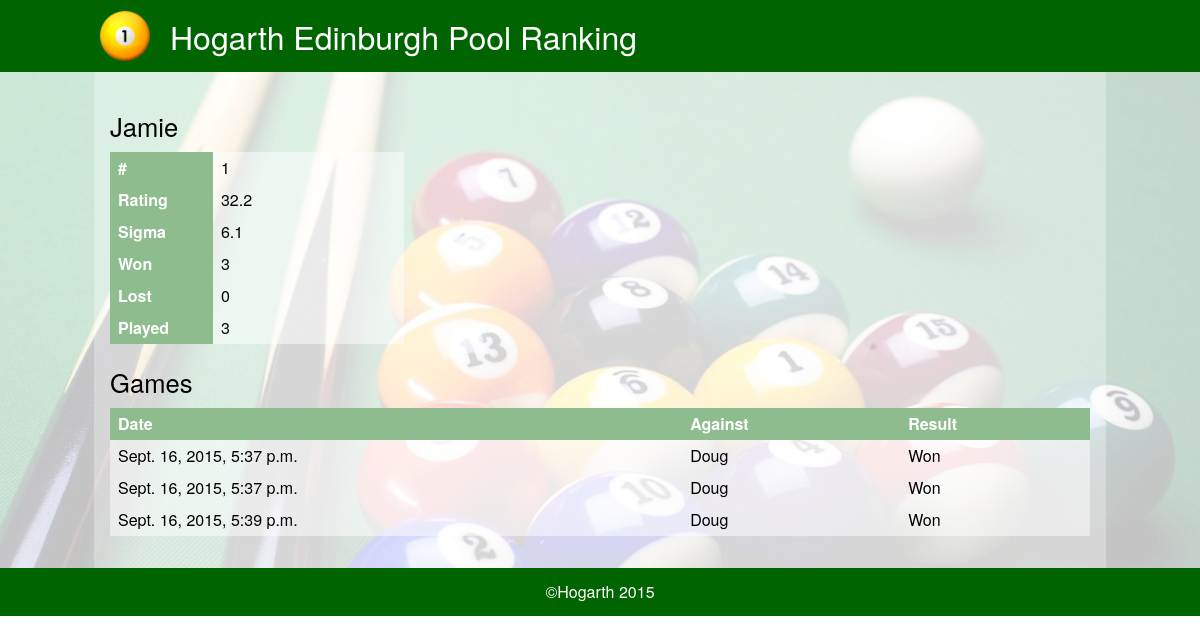
/player/1/, run on the app's committed database.
### pool/models.py (models this page shows, shortened)
class Player(models.Model):
    name = models.CharField(max_length=265, unique=True)
    mu = models.FloatField(null=True)
    sigma = models.FloatField(null=True)
    objects = PlayerManager()
    @property
    def ranking(self):
        return Player.objects.filter(mu__gt=self.mu).count() + 1
    @property
    def rating(self):#
        return Rating(self.mu, self.sigma)
    def __str__(self):
        return self.name

class Game(models.Model):
    created = models.DateTimeField(auto_now_add=True)
    winner = models.ForeignKey(Player, related_name='games_won')
    loser = models.ForeignKey(Player, related_name='games_lost')

### pool/views.py (the view)
# urls.py: url(r'^player/(?P<id>[0-9]+)/$', 'player', name='player'),
def player(request, id):
    player = get_object_or_404(Player, pk=id)
    return render(request, 'pool/player.html', {
        'player': player,
        'games': Game.objects.filter(
            Q(winner=player) | Q(loser=player)
        ).order_by('created')
    })

### pool/models.py (called while the page is built)
    def get_queryset(self):
        query = super(PlayerManager, self).get_queryset()
        return query.annotate(
            games_played=Count('games_won', distinct=True) + Count('games_lost', distinct=True)
        ).order_by('-mu', '-games_played')

### pool/templates/pool/player.html (shortened to what this page needs)
{% extends "pool/base.html" %}
{% block content %}
    <div id="player">
        <h2>{{  player.name }}</h2>
        <table>
            <tr>
                <th>#</th>
                <td>{{ player.ranking }}</td>
            </tr>
            <tr>
                <th>Rating</th>
                <td>{{ player.mu|floatformat }}</td>
            </tr>
            <tr>
                <th>Sigma</th>
                <td>{{ player.sigma|floatformat }}</td>
            </tr>
            <tr>
                <th>Won</th>
                <td>{{ player.games_won.count }}</td>
            </tr>
            <tr>
                <th>Lost</th>
                <td>{{ player.games_lost.count }}</td>
            </tr>
            <tr>
                <th>Played</th>
                <td>{{ player.games_played }}</td>
            </tr>
        </table>
    </div>
    <div id="games">
        <h2>Games</h2>
        <table>
            <thead>
                <tr>
                    <th>Date</th>
                    <th>Against</th>
                    <th>Result</th>
                </tr>
            </thead>
            <tbody>
                {% for game in games %}
                    {% if game.winner == player %}
                        <tr class="winner">
                            <td>{{ game.created }}</td>
                            <td>{{ game.loser }}</td>
                            <td>Won</td>
                        </tr>
                    {% else %}
                        <tr class="loser">
                            <td>{{ game.created }}</td>
                            <td>{{ game.winner }}</td>
                            <td>Lost</td>
                        </tr>
                    {% endif %}
                {% endfor %}
            </tbody>
        </table>
    </div>
{% endblock %}

### pool/static/media/css/vi-core.css (style rules this page uses)
body { font-family: "Helvetica Neue", Helvetica, Arial, sans-serif; }
h2 { font-size: 160%; margin-bottom: 0.5em; margin-top: 1em; }
th { text-align: left; color: white; background: darkseagreen; font-weight: bold; }
table td, table th { padding: 0.5em; }
table { background: rgba(255, 255, 255, 0.5); width: 100% }
#player table { width: 30%; }
#player table th { width: 35%; }

### data on the page
Player: name "Jamie", ranking "1", mu "32.2", sigma "6.1", games_won.count "3", games_lost.count "0", games_played "3"
Game: created "Sept. 16, 2015, 5:37 p.m.", loser "Doug"
Game: created "Sept. 16, 2015, 5:37 p.m.", loser "Doug"
Game: created "Sept. 16, 2015, 5:39 p.m.", loser "Doug"
